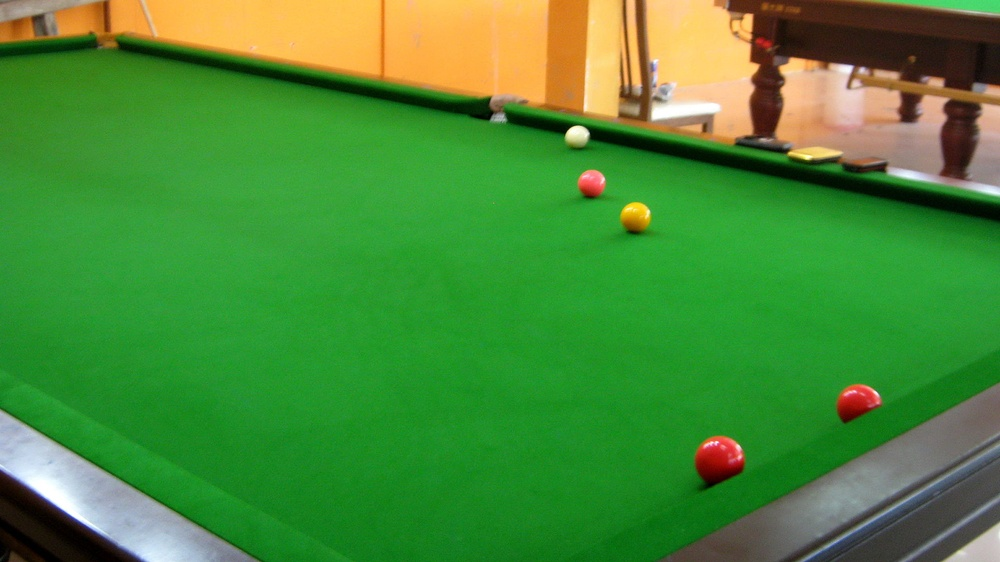
#> input picture Lab5/teoria/snooker.jpg, 1000 x 562 px, shrunk from 1920 x 1080 before the run
$ jupyter execute Lab5_kontury.ipynb
#> lines starting #> are read from the running program, lines starting #| are printed output that depends on the picture; after the words box and inside, x2 and y2 are one past the last pixel; in counts of white or black regions, pixels touching at a corner belong together
### Kontury

Z reguły na którymś etapie analizy obrazu chcemy informację rastrową (piksele) przekształcić do postaci "logicznej", na przykład listy obiektów opisanych prostokątami otaczającymi (_bounding box_).
OpenCV oferuje funkcję [`findContours`](https://docs.opencv.org/4.x/d3/dc0/group__imgproc__shape.html#gadf1ad6a0b82947fa1fe3c3d497f260e0), która z jednokanałowego obrazu binarnego ekstrahuje _kontury_ - krzywe łączące punkty na krawędziach obszarów o tej samej wartości.
Z wykładu pamiętasz hasło "komponenty spójności" - to nic innego jak zbiór sąsiadujących pikseli o tej samej wartości; brzeg takiego obszaru to właśnie _kontur_.
Przeanalizujmy działanie funkcji na przykładzie poniższego obrazu ([źródło](https://commons.wikimedia.org/wiki/Category:Snooker?uselang=pl#/media/File:Atlantis_billiard_club_-_near_Be'sat_sq_-_Nishapur_18.JPG)).

[cell 1]
import cv2
import numpy as np
import matplotlib.pyplot as plt

[cell 2]
src = cv2.imread('snooker.jpg')
#> src is the input picture: shape (562, 1000, 3); mean B, G, R 54.8, 139.2, 72.7
plt.imshow(src[..., ::-1]); # ::-1  --  konwersja "w locie" do RGB

Zaczniemy oczywiście od dokonania prostej binaryzacji.
Dla uproszczenia przykładu, skupimy się na wykryciu kolorowych bil na zielonym tle.

Pro-tip: filtrowanie po podstawowych kolorach (RGBY) jest bardzo łatwe w przestrzeni CIELab.

[cell 3]
gray = cv2.cvtColor(src, cv2.COLOR_BGR2LAB)[..., 1] # kanał 'a' w przestrzeni CIELab
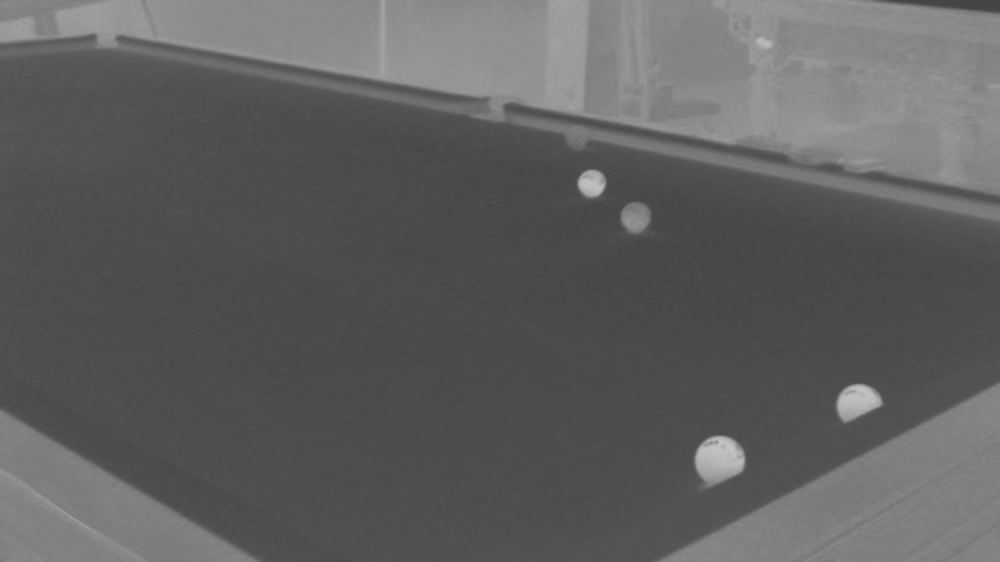
#> gray: shape (562, 1000); min 66, max 197, mean 95.2
plt.imshow(gray, cmap='gray');

Po prostym progowaniu uzyskamy:

[cell 4]
_, binary = cv2.threshold(gray, 100, 255, cv2.THRESH_BINARY)
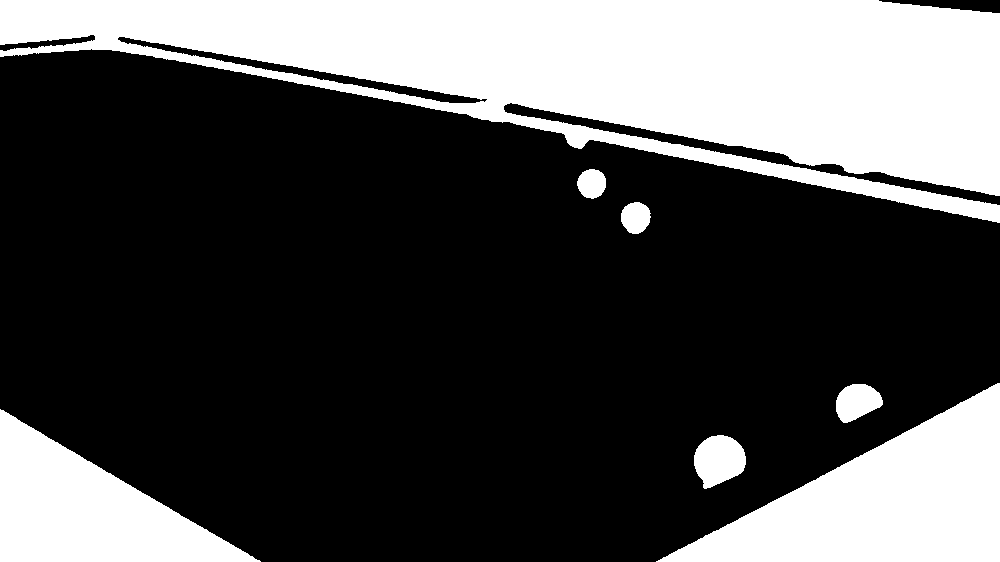
#> binary: shape (562, 1000); 30.7% white; 7 white regions
plt.imshow(binary, cmap='gray');

[cell 5]
binary.dtype, binary.max()

Po upewnieniu się, że obraz jest odpowiedniego typu, przechodzimy do wykrycia konturów. Zwróć uwagę na argumenty funkcji:
* `image`: obraz źródłowy
* `mode`: tryb ekstrakcji konturów ([`cv::RetrievalModes`](https://docs.opencv.org/4.x/d3/dc0/group__imgproc__shape.html#ga819779b9857cc2f8601e6526a3a5bc71))
* `method`: metoda aproksymacji konturów ([`cv2.ContourApproximationModes`](https://docs.opencv.org/4.x/d3/dc0/group__imgproc__shape.html#ga4303f45752694956374734a03c54d5ff))

W naszym prostym przypadku wystarczy ekstrakcja konturów zewnętrznych (`cv2.RETR_EXTERNAL`) i podstawowy algorytm upraszczania `cv2.CHAIN_APPROX_SIMPLE`.

[cell 6]
contours, hierarchy = cv2.findContours(binary, cv2.RETR_EXTERNAL, cv2.CHAIN_APPROX_SIMPLE)
#> contours = 7 contours; box (x1, y1, x2, y2) and area: (0, 0, 1000, 223) 117758, (656, 383, 1000, 562) 30449, (0, 409, 261, 562) 19685, (694, 435, 746, 489) 1959, (836, 384, 883, 423) 1234, (621, 202, 651, 234) 694, (577, 169, 606, 199) 630

Funkcja zwraca dwa obiekty: `contours` to lista zawierająca poszczególne kontury; `hierarchy` pozwala odtworzyć relacje między konturami (jeśli np. któryś kontur otacza inny).
Z reguły najistotniejsze są same kontury, dlatego to nim przyjrzymy się bliżej.

[cell 7]
print(len(contours), type(contours[0]))
#| 7 <class 'numpy.ndarray'>

[cell 8]
print(contours[3].shape, contours[4].shape)
#| (295, 1, 2) (49, 1, 2)

[cell 9]
contours[3].dtype

Zwróć uwagę na niecodzienny kształt tablic tworzących poszczególne kontury: ich wymiar to zawsze (N,1,2), gdzie N jest liczbą punktów, a w trzecim wymiarze znajdują się koordynaty X i Y punktów wchodzących w skład konturu.

---
Kontury możemy narysować za pomocą funkcji [`cv2.drawContours`](https://docs.opencv.org/4.x/d6/d6e/group__imgproc__draw.html#ga746c0625f1781f1ffc9056259103edbc) - do doczytania.

[cell 10]
display = np.zeros_like(src)
cv2.drawContours(display, contours, -1, (255, 255, 0), 3)
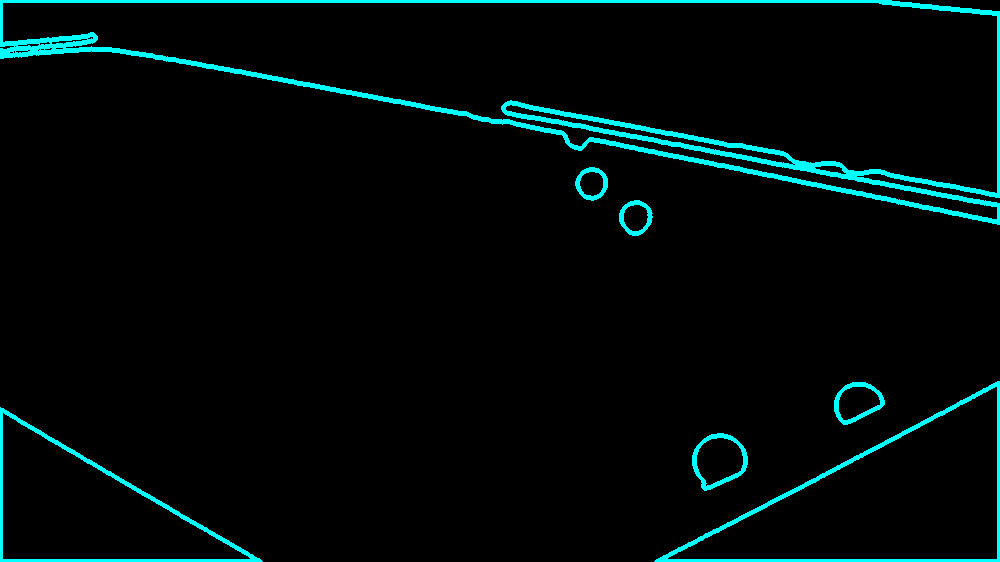
#> display: shape (562, 1000, 3); mean of channels 0, 1, 2 10.4, 10.4, 0; drawn as B, G, R
plt.imshow(display);

---
Przeszliśmy w ten sposób z reprezentacji rastrowej do wektorowej.
Możemy ją teraz na różne sposoby wykorzystać, na przykład analizując geometrię konturów...

[cell 11]
correct = [c for c in contours if c.shape[0] > 3] # odsiewamy artefakty detekcji
#> correct has the same summary as contours

[cell 12]
balls = [c for c in correct if cv2.contourArea(c) < 10000] # odsiewamy kontury po polu powierzchni
#> balls = 4 contours; box (x1, y1, x2, y2) and area: (694, 435, 746, 489) 1959, (836, 384, 883, 423) 1234, (621, 202, 651, 234) 694, (577, 169, 606, 199) 630

[cell 13]
display = src.copy()
cv2.drawContours(display, list(balls), -1, (255, 255, 255), 5)
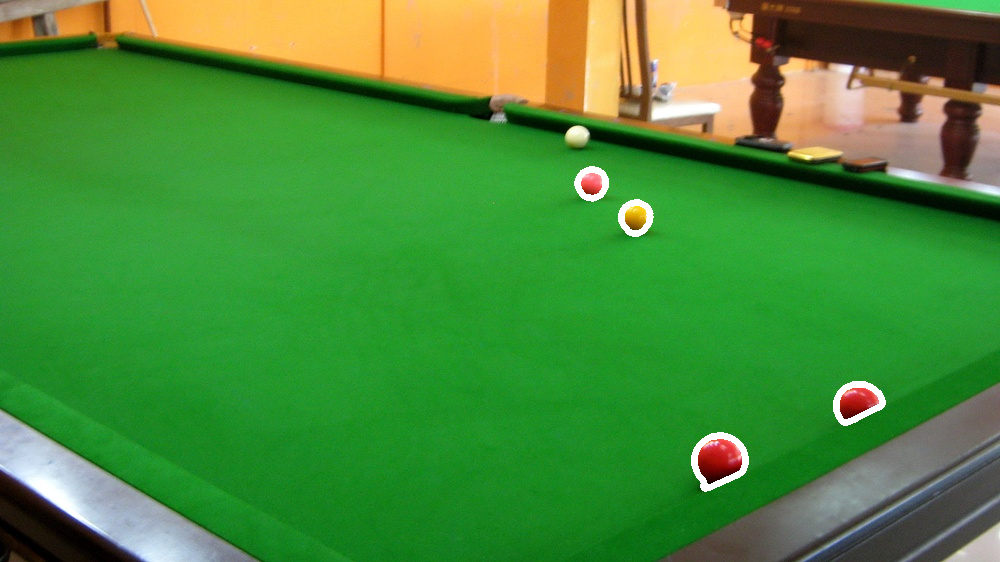
#> display: shape (562, 1000, 3); 0.56% of pixels changed, all inside (x1, y1, x2, y2) = (574, 166, 886, 492)
plt.imshow(display[..., ::-1]);

...albo uzyskując rejon zainteresowania (_RoI_) w okolicy interesującego obiektu.

[cell 14]
x, y, w, h = cv2.boundingRect(balls[2])
#> x = 621; y = 202; w = 30; h = 32

[cell 15]
x, y, w, h
#> Out = (621, 202, 30, 32)

[cell 16]
roi = src[y:y+h, x:x+w, :]
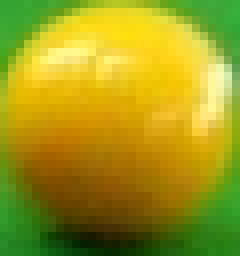
#> roi: shape (32, 30, 3) (shown 8 times larger); mean B, G, R 25.6, 153.7, 159.4
plt.imshow(roi[..., ::-1]);
